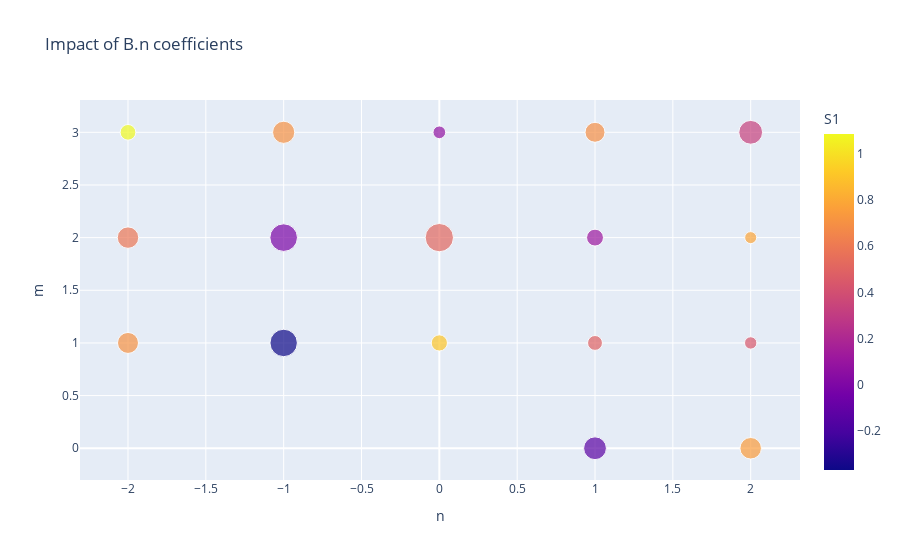
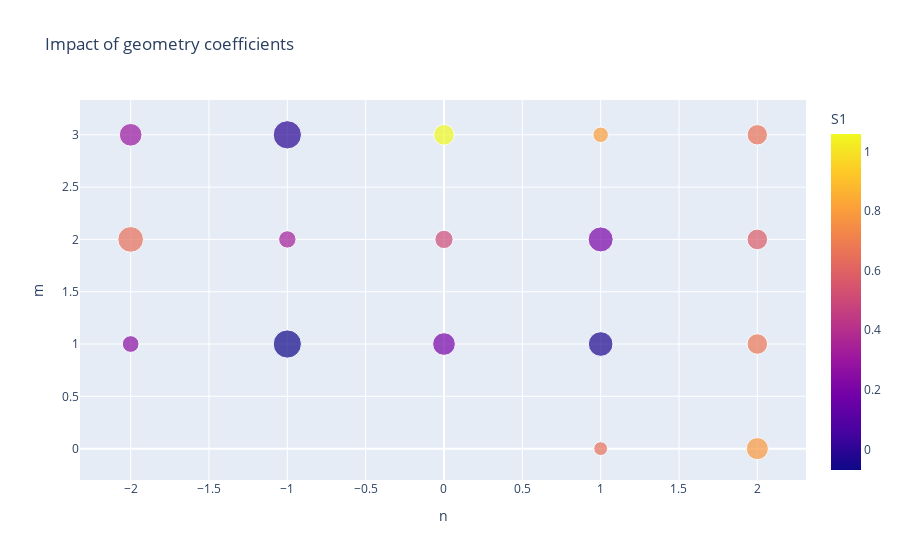

Notebook cell for these charts, in order:
### Code cell
implot_df(first_Si_complexity)

### Figure 1 — Plotly figure (JSON) as saved in the notebook; plotly's stock layout.template omitted (floating-point values rounded to 4 significant figures)
{"data": [{"hovertemplate": "n=%{x}<br>m=%{y}<br>S1_conf=%{marker.size}<br>S1=%{marker.color}<extra></extra>", "legendgroup": "", "marker": {"color": [-0.1355, 0.7496, 0.7058, -0.3687, 0.9039, 0.4933, 0.4401, 0.5861, -0.0128, 0.5169, 0.115, 0.7804, 1.085, 0.7008, 0.07003, 0.6939, 0.3296], "coloraxis": "coloraxis", "size": [1.503, 1.337, 1.275, 2.176, 0.7586, 0.6414, 0.4429, 1.328, 2.203, 2.311, 0.826, 0.4172, 0.7127, 1.421, 0.4658, 1.152, 1.638], "sizemode": "area", "sizeref": 0.005778, "symbol": "circle"}, "mode": "markers", "name": "", "orientation": "v", "showlegend": false, "type": "scatter", "x": [1, 2, -2, -1, 0, 1, 2, -2, -1, 0, 1, 2, -2, -1, 0, 1, 2], "xaxis": "x", "y": [0, 0, 1, 1, 1, 1, 1, 2, 2, 2, 2, 2, 3, 3, 3, 3, 3], "yaxis": "y"}], "layout": {"coloraxis": {"colorbar": {"title": {"text": "S1"}}, "colorscale": [[0, "#0d0887"], [0.1111, "#46039f"], [0.2222, "#7201a8"], [0.3333, "#9c179e"], [0.4444, "#bd3786"], [0.5556, "#d8576b"], [0.6667, "#ed7953"], [0.7778, "#fb9f3a"], [0.8889, "#fdca26"], [1, "#f0f921"]]}, "legend": {"itemsizing": "constant", "tracegroupgap": 0}, "title": {"text": "Impact of B.n coefficients"}, "xaxis": {"anchor": "y", "domain": [0, 1], "title": {"text": "n"}}, "yaxis": {"anchor": "x", "domain": [0, 1], "title": {"text": "m"}}}}

### Figure 2 — Plotly figure (JSON) as saved in the notebook; plotly's stock layout.template omitted (floating-point values rounded to 4 significant figures)
{"data": [{"hovertemplate": "n=%{x}<br>m=%{y}<br>S1_conf=%{marker.size}<br>S1=%{marker.color}<extra></extra>", "legendgroup": "", "marker": {"color": [0.6467, 0.786, 0.2512, -0.06932, 0.1988, -0.03323, 0.6719, 0.6478, 0.3325, 0.506, 0.2013, 0.5748, 0.3004, -0.008014, 1.059, 0.8041, 0.6557], "coloraxis": "coloraxis", "size": [0.5372, 1.368, 0.7813, 2.226, 1.438, 1.701, 1.178, 1.842, 0.8436, 0.9331, 1.752, 1.189, 1.435, 2.233, 1.199, 0.6758, 1.163], "sizemode": "area", "sizeref": 0.005584, "symbol": "circle"}, "mode": "markers", "name": "", "orientation": "v", "showlegend": false, "type": "scatter", "x": [1, 2, -2, -1, 0, 1, 2, -2, -1, 0, 1, 2, -2, -1, 0, 1, 2], "xaxis": "x", "y": [0, 0, 1, 1, 1, 1, 1, 2, 2, 2, 2, 2, 3, 3, 3, 3, 3], "yaxis": "y"}], "layout": {"coloraxis": {"colorbar": {"title": {"text": "S1"}}, "colorscale": [[0, "#0d0887"], [0.1111, "#46039f"], [0.2222, "#7201a8"], [0.3333, "#9c179e"], [0.4444, "#bd3786"], [0.5556, "#d8576b"], [0.6667, "#ed7953"], [0.7778, "#fb9f3a"], [0.8889, "#fdca26"], [1, "#f0f921"]]}, "legend": {"itemsizing": "constant", "tracegroupgap": 0}, "title": {"text": "Impact of geometry coefficients"}, "xaxis": {"anchor": "y", "domain": [0, 1], "title": {"text": "n"}}, "yaxis": {"anchor": "x", "domain": [0, 1], "title": {"text": "m"}}}}
